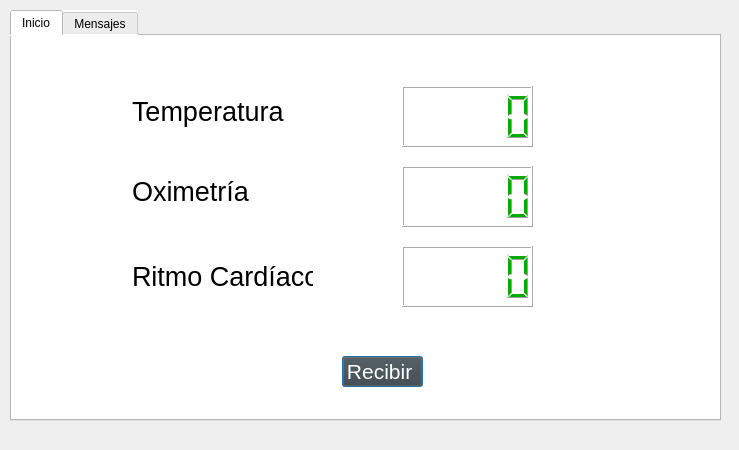
<?xml version="1.0" encoding="UTF-8"?>
<ui version="4.0">
 <class>User1</class>
 <widget class="QDialog" name="User1">
  <property name="geometry">
   <rect>
    <x>0</x>
    <y>0</y>
    <width>739</width>
    <height>450</height>
   </rect>
  </property>
  <property name="windowTitle">
   <string>Dialog</string>
  </property>
  <widget class="QWidget" name="horizontalLayoutWidget">
   <property name="geometry">
    <rect>
     <x>10</x>
     <y>10</y>
     <width>711</width>
     <height>411</height>
    </rect>
   </property>
   <layout class="QHBoxLayout" name="horizontalLayout">
    <item>
     <widget class="QTabWidget" name="tabWidget">
      <property name="styleSheet">
       <string notr="true">background-color: rgb(255, 255, 255);</string>
      </property>
      <property name="currentIndex">
       <number>0</number>
      </property>
      <widget class="QWidget" name="tab_4">
       <attribute name="title">
        <string>Inicio</string>
       </attribute>
       <widget class="QLabel" name="label_12">
        <property name="geometry">
         <rect>
          <x>120</x>
          <y>230</y>
          <width>181</width>
          <height>21</height>
         </rect>
        </property>
        <property name="font">
         <font>
          <pointsize>20</pointsize>
         </font>
        </property>
        <property name="text">
         <string>Ritmo Cardíaco</string>
        </property>
       </widget>
       <widget class="QLabel" name="label_10">
        <property name="geometry">
         <rect>
          <x>120</x>
          <y>140</y>
          <width>121</width>
          <height>31</height>
         </rect>
        </property>
        <property name="font">
         <font>
          <pointsize>20</pointsize>
         </font>
        </property>
        <property name="text">
         <string>Oximetría</string>
        </property>
       </widget>
       <widget class="QLabel" name="label_11">
        <property name="geometry">
         <rect>
          <x>120</x>
          <y>60</y>
          <width>161</width>
          <height>31</height>
         </rect>
        </property>
        <property name="font">
         <font>
          <pointsize>20</pointsize>
         </font>
        </property>
        <property name="text">
         <string>Temperatura</string>
        </property>
       </widget>
       <widget class="QLCDNumber" name="lcdNumber_4">
        <property name="geometry">
         <rect>
          <x>390</x>
          <y>210</y>
          <width>131</width>
          <height>61</height>
         </rect>
        </property>
        <property name="palette">
         <palette>
          <active>
           <colorrole role="WindowText">
            <brush brushstyle="SolidPattern">
             <color alpha="255">
              <red>0</red>
              <green>170</green>
              <blue>0</blue>
             </color>
            </brush>
           </colorrole>
           <colorrole role="Button">
            <brush brushstyle="SolidPattern">
             <color alpha="255">
              <red>255</red>
              <green>255</green>
              <blue>255</blue>
             </color>
            </brush>
           </colorrole>
           <colorrole role="Base">
            <brush brushstyle="SolidPattern">
             <color alpha="255">
              <red>255</red>
              <green>255</green>
              <blue>255</blue>
             </color>
            </brush>
           </colorrole>
           <colorrole role="Window">
            <brush brushstyle="SolidPattern">
             <color alpha="255">
              <red>255</red>
              <green>255</green>
              <blue>255</blue>
             </color>
            </brush>
           </colorrole>
          </active>
          <inactive>
           <colorrole role="WindowText">
            <brush brushstyle="SolidPattern">
             <color alpha="255">
              <red>0</red>
              <green>170</green>
              <blue>0</blue>
             </color>
            </brush>
           </colorrole>
           <colorrole role="Button">
            <brush brushstyle="SolidPattern">
             <color alpha="255">
              <red>255</red>
              <green>255</green>
              <blue>255</blue>
             </color>
            </brush>
           </colorrole>
           <colorrole role="Base">
            <brush brushstyle="SolidPattern">
             <color alpha="255">
              <red>255</red>
              <green>255</green>
              <blue>255</blue>
             </color>
            </brush>
           </colorrole>
           <colorrole role="Window">
            <brush brushstyle="SolidPattern">
             <color alpha="255">
              <red>255</red>
              <green>255</green>
              <blue>255</blue>
             </color>
            </brush>
           </colorrole>
          </inactive>
          <disabled>
           <colorrole role="WindowText">
            <brush brushstyle="SolidPattern">
             <color alpha="255">
              <red>120</red>
              <green>120</green>
              <blue>120</blue>
             </color>
            </brush>
           </colorrole>
           <colorrole role="Button">
            <brush brushstyle="SolidPattern">
             <color alpha="255">
              <red>255</red>
              <green>255</green>
              <blue>255</blue>
             </color>
            </brush>
           </colorrole>
           <colorrole role="Base">
            <brush brushstyle="SolidPattern">
             <color alpha="255">
              <red>255</red>
              <green>255</green>
              <blue>255</blue>
             </color>
            </brush>
           </colorrole>
           <colorrole role="Window">
            <brush brushstyle="SolidPattern">
             <color alpha="255">
              <red>255</red>
              <green>255</green>
              <blue>255</blue>
             </color>
            </brush>
           </colorrole>
          </disabled>
         </palette>
        </property>
       </widget>
       <widget class="QLCDNumber" name="lcdNumber_5">
        <property name="geometry">
         <rect>
          <x>390</x>
          <y>130</y>
          <width>131</width>
          <height>61</height>
         </rect>
        </property>
        <property name="palette">
         <palette>
          <active>
           <colorrole role="WindowText">
            <brush brushstyle="SolidPattern">
             <color alpha="255">
              <red>0</red>
              <green>170</green>
              <blue>0</blue>
             </color>
            </brush>
           </colorrole>
           <colorrole role="Button">
            <brush brushstyle="SolidPattern">
             <color alpha="255">
              <red>255</red>
              <green>255</green>
              <blue>255</blue>
             </color>
            </brush>
           </colorrole>
           <colorrole role="Base">
            <brush brushstyle="SolidPattern">
             <color alpha="255">
              <red>255</red>
              <green>255</green>
              <blue>255</blue>
             </color>
            </brush>
           </colorrole>
           <colorrole role="Window">
            <brush brushstyle="SolidPattern">
             <color alpha="255">
              <red>255</red>
              <green>255</green>
              <blue>255</blue>
             </color>
            </brush>
           </colorrole>
          </active>
          <inactive>
           <colorrole role="WindowText">
            <brush brushstyle="SolidPattern">
             <color alpha="255">
              <red>0</red>
              <green>170</green>
              <blue>0</blue>
             </color>
            </brush>
           </colorrole>
           <colorrole role="Button">
            <brush brushstyle="SolidPattern">
             <color alpha="255">
              <red>255</red>
              <green>255</green>
              <blue>255</blue>
             </color>
            </brush>
           </colorrole>
           <colorrole role="Base">
            <brush brushstyle="SolidPattern">
             <color alpha="255">
              <red>255</red>
              <green>255</green>
              <blue>255</blue>
             </color>
            </brush>
           </colorrole>
           <colorrole role="Window">
            <brush brushstyle="SolidPattern">
             <color alpha="255">
              <red>255</red>
              <green>255</green>
              <blue>255</blue>
             </color>
            </brush>
           </colorrole>
          </inactive>
          <disabled>
           <colorrole role="WindowText">
            <brush brushstyle="SolidPattern">
             <color alpha="255">
              <red>120</red>
              <green>120</green>
              <blue>120</blue>
             </color>
            </brush>
           </colorrole>
           <colorrole role="Button">
            <brush brushstyle="SolidPattern">
             <color alpha="255">
              <red>255</red>
              <green>255</green>
              <blue>255</blue>
             </color>
            </brush>
           </colorrole>
           <colorrole role="Base">
            <brush brushstyle="SolidPattern">
             <color alpha="255">
              <red>255</red>
              <green>255</green>
              <blue>255</blue>
             </color>
            </brush>
           </colorrole>
           <colorrole role="Window">
            <brush brushstyle="SolidPattern">
             <color alpha="255">
              <red>255</red>
              <green>255</green>
              <blue>255</blue>
             </color>
            </brush>
           </colorrole>
          </disabled>
         </palette>
        </property>
       </widget>
       <widget class="QLCDNumber" name="lcdNumber_6">
        <property name="geometry">
         <rect>
          <x>390</x>
          <y>50</y>
          <width>131</width>
          <height>61</height>
         </rect>
        </property>
        <property name="palette">
         <palette>
          <active>
           <colorrole role="WindowText">
            <brush brushstyle="SolidPattern">
             <color alpha="255">
              <red>0</red>
              <green>170</green>
              <blue>0</blue>
             </color>
            </brush>
           </colorrole>
           <colorrole role="Button">
            <brush brushstyle="SolidPattern">
             <color alpha="255">
              <red>255</red>
              <green>255</green>
              <blue>255</blue>
             </color>
            </brush>
           </colorrole>
           <colorrole role="Base">
            <brush brushstyle="SolidPattern">
             <color alpha="255">
              <red>255</red>
              <green>255</green>
              <blue>255</blue>
             </color>
            </brush>
           </colorrole>
           <colorrole role="Window">
            <brush brushstyle="SolidPattern">
             <color alpha="255">
              <red>255</red>
              <green>255</green>
              <blue>255</blue>
             </color>
            </brush>
           </colorrole>
          </active>
          <inactive>
           <colorrole role="WindowText">
            <brush brushstyle="SolidPattern">
             <color alpha="255">
              <red>0</red>
              <green>170</green>
              <blue>0</blue>
             </color>
            </brush>
           </colorrole>
           <colorrole role="Button">
            <brush brushstyle="SolidPattern">
             <color alpha="255">
              <red>255</red>
              <green>255</green>
              <blue>255</blue>
             </color>
            </brush>
           </colorrole>
           <colorrole role="Base">
            <brush brushstyle="SolidPattern">
             <color alpha="255">
              <red>255</red>
              <green>255</green>
              <blue>255</blue>
             </color>
            </brush>
           </colorrole>
           <colorrole role="Window">
            <brush brushstyle="SolidPattern">
             <color alpha="255">
              <red>255</red>
              <green>255</green>
              <blue>255</blue>
             </color>
            </brush>
           </colorrole>
          </inactive>
          <disabled>
           <colorrole role="WindowText">
            <brush brushstyle="SolidPattern">
             <color alpha="255">
              <red>120</red>
              <green>120</green>
              <blue>120</blue>
             </color>
            </brush>
           </colorrole>
           <colorrole role="Button">
            <brush brushstyle="SolidPattern">
             <color alpha="255">
              <red>255</red>
              <green>255</green>
              <blue>255</blue>
             </color>
            </brush>
           </colorrole>
           <colorrole role="Base">
            <brush brushstyle="SolidPattern">
             <color alpha="255">
              <red>255</red>
              <green>255</green>
              <blue>255</blue>
             </color>
            </brush>
           </colorrole>
           <colorrole role="Window">
            <brush brushstyle="SolidPattern">
             <color alpha="255">
              <red>255</red>
              <green>255</green>
              <blue>255</blue>
             </color>
            </brush>
           </colorrole>
          </disabled>
         </palette>
        </property>
       </widget>
       <widget class="QPushButton" name="pushButton_3">
        <property name="geometry">
         <rect>
          <x>330</x>
          <y>320</y>
          <width>81</width>
          <height>31</height>
         </rect>
        </property>
        <property name="font">
         <font>
          <pointsize>16</pointsize>
         </font>
        </property>
        <property name="styleSheet">
         <string notr="true">background-color: rgb(63, 63, 63);
color: rgb(255, 255, 255);</string>
        </property>
        <property name="text">
         <string>Recibir </string>
        </property>
       </widget>
       <widget class="QLabel" name="label_14">
        <property name="geometry">
         <rect>
          <x>0</x>
          <y>0</y>
          <width>61</width>
          <height>51</height>
         </rect>
        </property>
        <property name="text">
         <string/>
        </property>
        <property name="pixmap">
         <pixmap resource="imagen.qrc">:/new/prefix1/Imagenes/Sin_titulo_preview_rev_2.png</pixmap>
        </property>
        <property name="scaledContents">
         <bool>true</bool>
        </property>
        <property name="wordWrap">
         <bool>false</bool>
        </property>
       </widget>
      </widget>
      <widget class="QWidget" name="tab_6">
       <attribute name="title">
        <string>Mensajes</string>
       </attribute>
       <widget class="QPushButton" name="pushButton_4">
        <property name="geometry">
         <rect>
          <x>590</x>
          <y>350</y>
          <width>101</width>
          <height>31</height>
         </rect>
        </property>
        <property name="styleSheet">
         <string notr="true">background-color: rgb(63, 63, 63);
color: rgb(255, 255, 255);</string>
        </property>
        <property name="text">
         <string>Enviar mensajes</string>
        </property>
       </widget>
       <widget class="QTableWidget" name="tableWidget">
        <property name="geometry">
         <rect>
          <x>15</x>
          <y>21</y>
          <width>671</width>
          <height>321</height>
         </rect>
        </property>
       </widget>
       <widget class="QLabel" name="label_2">
        <property name="geometry">
         <rect>
          <x>20</x>
          <y>30</y>
          <width>661</width>
          <height>301</height>
         </rect>
        </property>
        <property name="font">
         <font>
          <family>Tahoma</family>
          <pointsize>24</pointsize>
         </font>
        </property>
        <property name="text">
         <string/>
        </property>
       </widget>
       <widget class="QLineEdit" name="oxiSend">
        <property name="geometry">
         <rect>
          <x>10</x>
          <y>350</y>
          <width>571</width>
          <height>31</height>
         </rect>
        </property>
        <property name="text">
         <string/>
        </property>
       </widget>
      </widget>
     </widget>
    </item>
   </layout>
  </widget>
  <widget class="QLabel" name="label_3">
   <property name="geometry">
    <rect>
     <x>10</x>
     <y>429</y>
     <width>91</width>
     <height>21</height>
    </rect>
   </property>
   <property name="text">
    <string/>
   </property>
  </widget>
 </widget>
 <resources>
  <include location="imagen.qrc"/>
 </resources>
 <connections/>
</ui>
